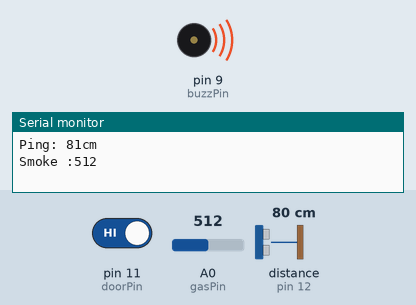
Bench run of a sketch on a simulated Arduino Uno, built with avr-gcc and run on an emulated ATmega328P. Parts: buzzer (waves = sounding, pin HIGH), the last lines printed to the serial monitor. The test bench sets the inputs (shaded band); at power-on: A0 (gasPin) = 512, pin 11 (doorPin) HIGH, distance to the obstacle (sensor on pin 12) 80 cm. The echo pulse lasts 58.3 µs per cm; no radio packets arrive unless stated.

Above: at 0.22 s.
At 3.6 s:
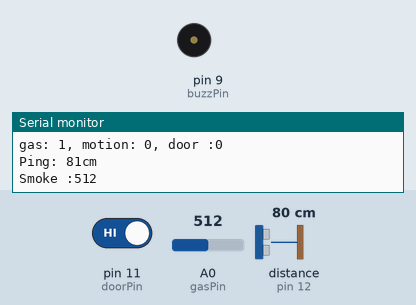
3.7 s: A0 (gasPin) set to 223
6.7 s: A0 (gasPin) set to 192
Timing chart, 0 to 9.7 s (numbered marks = the images above; inputs shaded):
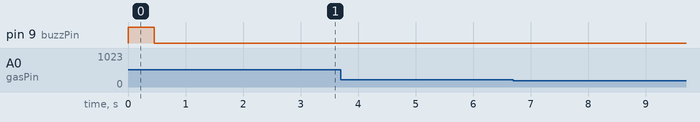

The sketch:

dev1.ino
```cpp
#include <NewPing.h>
#include <VirtualWire.h>
#define TRIGGER_PIN  13  // Arduino pin tied to trigger pin on the ultrasonic sensor.
#define ECHO_PIN     12  // Arduino pin tied to echo pin on the ultrasonic sensor.
#define MAX_DISTANCE 200 // Maximum distance we want to ping for (in centimeters).
#define SENS 16  // How sensitive the alarm is in the change of distance detected by the utrasonic (distance) sensor.
NewPing sonar(TRIGGER_PIN, ECHO_PIN, MAX_DISTANCE);
char controller[4];
const int gasPin = A0; //GAS sensor output pin to Arduino analog A0 pin
const int buzzPin = 9; //Buzzer control pin to Arduino digital 9 pin
const int doorPin = 11; // Door switch pin to Arduino digital 11 pin
const int transPin = 5; // RF transmitter Data pin to Arduino digital 5 pin
const int loops[] = {20,10,8};// For how many loops the notification for detected gas, motion and door respectively will last
int loopcounter[] = {0,0,0};
boolean gastrigger = false; // Gas notification (initialized to false)
boolean motiontrigger = false; // Motion notification (initialized to false)
boolean doortrigger = false; // Door notification (initialized to false)
int prev = -1; //Previous value of distance sensor
int sendevery = 0;

void setup()
{
	Serial.begin(9600); //Initialize serial port - 9600 bps
        pinMode(buzzPin,OUTPUT); //Set buzzPin to OUTPUT
        pinMode(doorPin,INPUT);
        digitalWrite(buzzPin,HIGH); //Initialization of buzzPin to HIGH
        vw_set_ptt_inverted(true);
        vw_set_tx_pin(transPin); // The pin where the data are sent in order to be transmitted (RF)
        vw_setup(4000);// speed of data transfer Kbps
}
void read(){
  int avg = 0;
  int i=0;
  unsigned int uS;
  while (i<5){ //Get 5 non-zero values
    delay(25);
   uS = sonar.ping(); //Get distance value
   if (uS > 0){
     avg += uS/US_ROUNDTRIP_CM;  // Convert ping time to distance in cm and add it to the avg
     i++;
   }
  }
  avg /= 5; //Gets average distance
  Serial.print("Ping: ");
  Serial.print(avg);
  Serial.println("cm");
  if (prev == -1){prev = avg;} // If first measurement
  int temp = abs(prev - avg); // Get the distance difference
  if (temp > SENS){ // If distance difference bigger than sensitivity
    motiontrigger = true;loopcounter[1] = 0; // Enable motion notification and initialize its counter
    Serial.println("Movement");
  }
  prev = avg;
}

void loop()
{       read();
        int svalue = analogRead(gasPin); //Get gas value in V
        Serial.print("Smoke :");
	Serial.println(svalue);
        int dvalue = digitalRead(doorPin); //Get door value (0 or 1)
        if ( dvalue == LOW){
          Serial.println("Door Alert");
          doortrigger = true; loopcounter[2] = 0;
        }
	delay(300); // Print value every 1 sec.
        if (svalue > 205){ // Enable gas notification if gas value exceeds 205
           Serial.println("Gas Alert");
           gastrigger = true; loopcounter[0] = 0;
        }
        unsigned int state = 0;
				// Keep notifications for #loops
				// Calculate our current state depending on which notifications are enabled
        if (gastrigger){
         loopcounter[0]++;
         state= state +1;
        }
        if (motiontrigger){
         loopcounter[1]++;
          state = state +2;
        }
        if (doortrigger){
         loopcounter[2]++;
         state = state +4;
        }
        if (loopcounter[0] == loops[0]){gastrigger=false;}
        if (loopcounter[1] == loops[1]){motiontrigger=false;}
        if (loopcounter[2] == loops[2]){doortrigger=false;}

        if(gastrigger || motiontrigger || doortrigger){ //For any enabled notification
          digitalWrite(buzzPin, LOW); // trigger the buzzer
        }else{
          digitalWrite(buzzPin,HIGH);
        }
				// Print our current notification state
        Serial.print("gas: ");Serial.print(gastrigger);Serial.print(", motion: ");Serial.print(motiontrigger);Serial.print(", door :");Serial.println(doortrigger);
        if (sendevery == 4){ // Every 4 loops send (RF) the current state
        sendevery=0;
        itoa(state,controller,10); // Convert integer to char array
        Serial.println("Sending");
        vw_send((uint8_t *)controller,4); // Transmitt
        vw_wait_tx(); // Wait until the whole message is gone
        Serial.println("Sent");
        }
        sendevery++;
}
```
